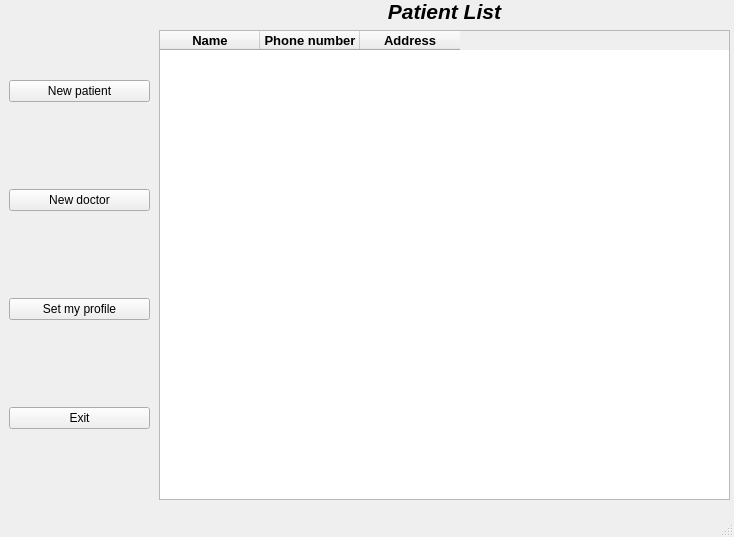
<?xml version="1.0" encoding="UTF-8"?>
<ui version="4.0">
 <class>MainWindow</class>
 <widget class="QMainWindow" name="MainWindow">
  <property name="geometry">
   <rect>
    <x>0</x>
    <y>0</y>
    <width>734</width>
    <height>537</height>
   </rect>
  </property>
  <property name="windowTitle">
   <string>Dr. Ódry</string>
  </property>
  <property name="windowIcon">
   <iconset resource="../DrOdry.qrc">
    <normaloff>:/pixx/logonarancs.png</normaloff>:/pixx/logonarancs.png</iconset>
  </property>
  <widget class="QWidget" name="centralwidget">
   <widget class="QWidget" name="verticalLayoutWidget">
    <property name="geometry">
     <rect>
      <x>-1</x>
      <y>-1</y>
      <width>161</width>
      <height>511</height>
     </rect>
    </property>
    <layout class="QVBoxLayout" name="verticalLayout">
     <property name="leftMargin">
      <number>10</number>
     </property>
     <property name="rightMargin">
      <number>10</number>
     </property>
     <item>
      <widget class="QPushButton" name="pushButton_3">
       <property name="text">
        <string>New patient</string>
       </property>
      </widget>
     </item>
     <item>
      <widget class="QPushButton" name="pushButton_4">
       <property name="text">
        <string>New doctor</string>
       </property>
      </widget>
     </item>
     <item>
      <widget class="QPushButton" name="pushButton_2">
       <property name="text">
        <string>Set my profile</string>
       </property>
      </widget>
     </item>
     <item>
      <widget class="QPushButton" name="pushButton">
       <property name="text">
        <string>Exit</string>
       </property>
      </widget>
     </item>
    </layout>
   </widget>
   <widget class="QWidget" name="verticalLayoutWidget_2">
    <property name="geometry">
     <rect>
      <x>159</x>
      <y>-1</y>
      <width>571</width>
      <height>501</height>
     </rect>
    </property>
    <layout class="QVBoxLayout" name="verticalLayout_2">
     <item>
      <widget class="QLabel" name="label_3">
       <property name="font">
        <font>
         <pointsize>16</pointsize>
         <weight>75</weight>
         <italic>true</italic>
         <bold>true</bold>
        </font>
       </property>
       <property name="locale">
        <locale language="English" country="UnitedStates"/>
       </property>
       <property name="text">
        <string>Patient List</string>
       </property>
       <property name="alignment">
        <set>Qt::AlignCenter</set>
       </property>
       <property name="margin">
        <number>10</number>
       </property>
      </widget>
     </item>
     <item>
      <widget class="QTableWidget" name="tableWidget">
       <property name="sizePolicy">
        <sizepolicy hsizetype="Expanding" vsizetype="Expanding">
         <horstretch>0</horstretch>
         <verstretch>0</verstretch>
        </sizepolicy>
       </property>
       <column>
        <property name="text">
         <string>Name</string>
        </property>
        <property name="font">
         <font>
          <pointsize>10</pointsize>
          <weight>75</weight>
          <bold>true</bold>
         </font>
        </property>
       </column>
       <column>
        <property name="text">
         <string>Phone number</string>
        </property>
        <property name="font">
         <font>
          <pointsize>10</pointsize>
          <weight>75</weight>
          <bold>true</bold>
         </font>
        </property>
       </column>
       <column>
        <property name="text">
         <string>Address</string>
        </property>
        <property name="font">
         <font>
          <pointsize>10</pointsize>
          <weight>75</weight>
          <bold>true</bold>
         </font>
        </property>
       </column>
      </widget>
     </item>
    </layout>
   </widget>
  </widget>
  <widget class="QMenuBar" name="menubar">
   <property name="geometry">
    <rect>
     <x>0</x>
     <y>0</y>
     <width>734</width>
     <height>20</height>
    </rect>
   </property>
  </widget>
  <widget class="QStatusBar" name="statusbar"/>
  <zorder>dockWidget_2</zorder>
  <zorder>dockWidget</zorder>
 </widget>
 <resources>
  <include location="../DrOdry.qrc"/>
 </resources>
 <connections/>
</ui>
